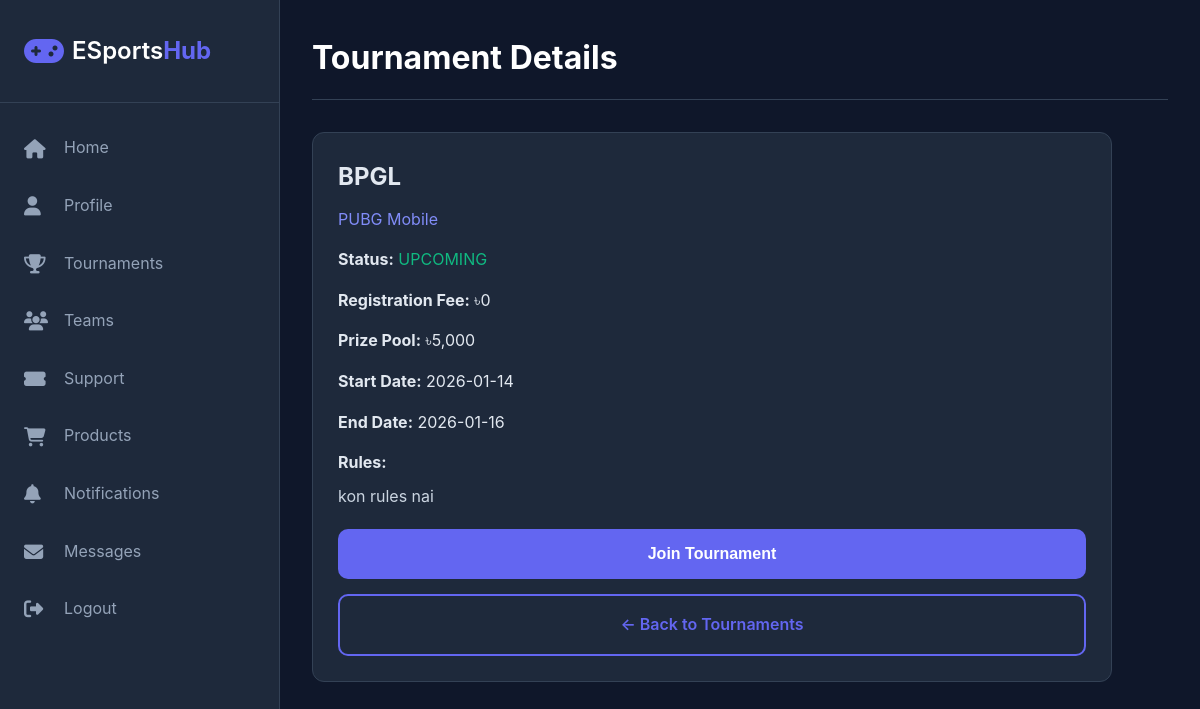
The app's page /user/tournament_details.php?id=3 (signed in) with its own data.
### tables this page shows
CREATE TABLE `tournaments` (
  `tournament_id` int(11) NOT NULL,
  `tournament_name` varchar(255) NOT NULL,
  `game_category` varchar(100) NOT NULL,
  `tournament_type` enum('Public','University','Invitational') NOT NULL,
  `organizer_id` int(11) NOT NULL,
  `event_id` int(11) DEFAULT NULL,
  `prize_pool` decimal(12,2) DEFAULT NULL,
  `max_participants` int(11) DEFAULT NULL,
  `max_slots` int(11) NOT NULL DEFAULT 0,
  `registration_fee` decimal(10,2) DEFAULT 0.00,
  `rules` text DEFAULT NULL,
  `start_date` date NOT NULL,
  `end_date` date NOT NULL,
  `status` enum('Upcoming','Registration Open','Ongoing','Completed','Cancelled') DEFAULT 'Upcoming',
  `banner_image` varchar(255) DEFAULT NULL,
  `created_at` timestamp NOT NULL DEFAULT current_timestamp(),
  `is_suspended` tinyint(1) DEFAULT 0,
  `join_locked` tinyint(1) DEFAULT 0
);

### config/database.php (called while the page is built, shortened)
<?php
function executeQuery($conn, $sql) {
    $result = $conn->query($sql);
    return $result;
}
function getSingleRow($conn, $sql) {
    $result = executeQuery($conn, $sql);
    if ($result && $result->num_rows > 0) {
        return $result->fetch_assoc();
    }
    return null;
}
?>

### user/tournament_details.php (the view, shortened to what this page needs)
<?php
require_once '../config/database.php';
$conn = getConnection();
$user_id = $_SESSION['user_id'];
$tournament_id = (int)$_GET['id'];
$sql = "SELECT * FROM tournaments WHERE tournament_id = $tournament_id";
$tournament = getSingleRow($conn, $sql);
$checkSql = "SELECT * FROM participants WHERE tournament_id = $tournament_id AND user_id = $user_id";
$is_joined = getSingleRow($conn, $checkSql);
?>
<!DOCTYPE html>
<html lang="en">
<head>
    <link rel="stylesheet" href="../assets/css/style.css">
    <link rel="stylesheet" href="../assets/css/dashboard.css">
    <link rel="stylesheet" href="https://cdnjs.cloudflare.com/ajax/libs/font-awesome/6.4.0/css/all.min.css">
</head>
<body class="dashboard-body">
<div class="dashboard-container">
    <?php include 'includes/sidebar.php'; ?>
    <main class="main-content">
        <div class="top-bar">
            <h1>Tournament Details</h1>
        </div>
        <div class="dashboard-content">
            <div style="background:#1e293b;padding:25px;border-radius:12px;border:1px solid #334155;max-width:800px;">
                <h2 style="margin-bottom:10px;">
                    <?= htmlspecialchars($tournament['tournament_name']) ?>
                </h2>
                <p style="color:#818cf8;margin-bottom:15px;">
                    <?= htmlspecialchars($tournament['game_category']) ?>
                </p>
                <div style="margin-bottom:15px;">
                    <strong>Status:</strong>
                    <span style="color:#10b981;">
                        <?= strtoupper($tournament['status']) ?>
                    </span>
                </div>
                <div style="margin-bottom:15px;">
                    <strong>Registration Fee:</strong>
                    ৳<?= number_format($tournament['registration_fee'], 0) ?>
                </div>
                <div style="margin-bottom:15px;">
                    <strong>Prize Pool:</strong>
                    ৳<?= number_format($tournament['prize_pool'], 0) ?>
                </div>
                <div style="margin-bottom:15px;">
                    <strong>Start Date:</strong>
                    <?= htmlspecialchars($tournament['start_date']) ?>
                </div>
                <div style="margin-bottom:15px;">
                    <strong>End Date:</strong>
                    <?= htmlspecialchars($tournament['end_date']) ?>
                </div>
                <div style="margin-bottom:20px;">
                    <strong>Rules:</strong>
                    <p style="margin-top:8px;color:#cbd5e1;line-height:1.6;">
                        <?= nl2br(htmlspecialchars($tournament['rules'])) ?>
                    </p>
                </div>
                <?php if ($is_joined): ?>
                    <button class="btn btn-success" disabled style="margin-bottom:15px; width:100%;">Already Joined</button>
                <?php elseif (
                    strtolower($tournament['status']) === 'upcoming' &&
                    $tournament['is_suspended'] == 0 &&
                    $tournament['join_locked'] == 0
                ): ?>
                    <button
                        class="btn btn-primary"
                        onclick="openJoinModal(
                            <?= $tournament['tournament_id'] ?>,
                            '<?= htmlspecialchars($tournament['tournament_name']) ?>',
                            <?= $tournament['registration_fee'] ?>
                        )"
                        style="margin-bottom:15px; width: 100%;"
                    >
                        Join Tournament
                    </button>
                <?php endif; ?>
                <a href="tournaments.php" class="btn btn-secondary" style="display:block; text-align:center;">
                    ← Back to Tournaments
                </a>
            </div>
        </div>
    </main>
</div>
</body>
</html>

### assets/css/style.css (style rules this page uses)
* { margin: 0; padding: 0; box-sizing: border-box; }
:root { --primary-color: #6366f1; --primary-dark: #4f46e5; --secondary-color: #8b5cf6; --accent-color: #ec4899; --bg-color: #0f172a; --bg-light: #1e293b; --text-color: #e2e8f0; --text-muted: #94a3b8; --white: #ffffff; --success: #10b981; --warning: #f59e0b; --danger: #ef4444; --border-color: #334155; --shadow: 0 10px 30px rgba(0, 0, 0, 0.3); --shadow-lg: 0 20px 60px rgba(0, 0, 0, 0.4); }
body { font-family: 'Inter', -apple-system, BlinkMacSystemFont, 'Segoe UI', Roboto, sans-serif; background: linear-gradient(135deg, #0f172a 0%, #1e293b 100%); color: var(--text-color); line-height: 1.6; overflow-x: hidden; }
.btn { padding: 1rem 2rem; border-radius: 10px; font-weight: 600; font-size: 1rem; cursor: pointer; transition: all 0.3s ease; border: none; text-decoration: none; display: inline-block; }
.btn-primary { background: var(--primary-color); color: var(--white); }
.btn-secondary { background: transparent; color: var(--primary-color); border: 2px solid var(--primary-color); }

### assets/css/dashboard.css (style rules this page uses)
.dashboard-body { background: var(--bg-color); min-height: 100vh; }
.dashboard-container { display: flex; min-height: 100vh; }
.main-content { margin-left: 280px; flex: 1; padding: 2rem; width: calc(100% - 280px); }
.top-bar { display: flex; justify-content: space-between; align-items: center; margin-bottom: 2rem; padding-bottom: 1rem; border-bottom: 1px solid var(--border-color); }
.top-bar h1 { font-size: 2rem; color: var(--white); }
.dashboard-content { display: flex; flex-direction: column; gap: 2rem; }

### records on screen
tournaments: tournament_name "BPGL", game_category "PUBG Mobile", status "UPCOMING", registration_fee "0", prize_pool "5,000", start_date "2026-01-14", end_date "2026-01-16", rules "kon rules nai"
